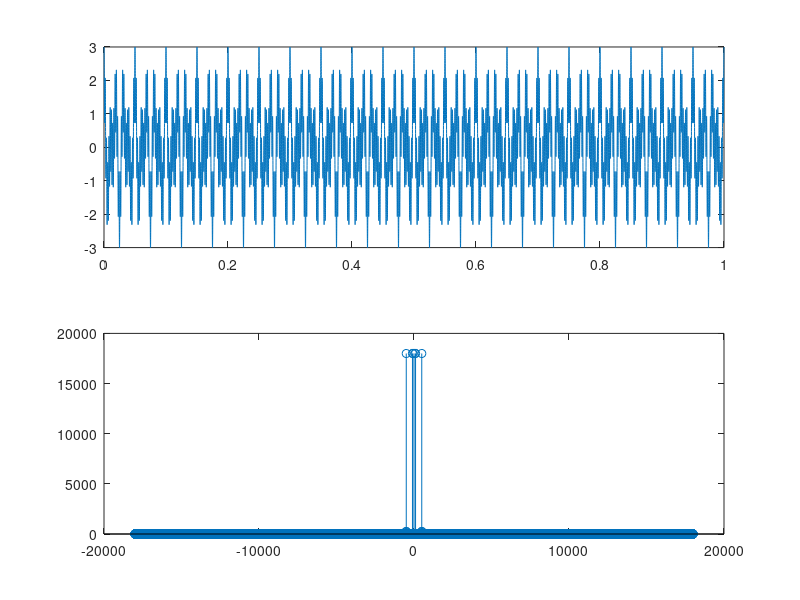

Reproduce this figure in MATLAB.
clc;
clear all;
close all;
format shorteng;

%different frequencies of sinusoids
freq1 = 60;
freq2 = 500;
freq3 = 100;

%total time duration
time = 1;

%amount of possible waves to add together
NumWaves = 3;


SamplesPerTime = 36000;             %sample rate
samples = SamplesPerTime * time;    %total samples over duration of signal
Waves = zeros(NumWaves, samples);   %Generate matrix to add sinusoids

x = linspace(0, time, samples);     %time axis
y = zeros(1, samples);              %final signal vector
FreqAxis = linspace(-SamplesPerTime/2, SamplesPerTime/2, samples);  %frequency axis

Waves(1,:) = cos(2 * pi * freq1 * x(1:samples));    %first sinusoid
Waves(2,:) = cos(2 * pi * freq2 * x(1:samples));    %second sinusoid
Waves(3,:) = cos(2 * pi * freq3 * x(1:samples));    %third sinusoid

%add the different sinusoids into one signal
for p = 1:NumWaves
    y(1,:) = y(1,:) + Waves(p, :);
end

%add gaussian white noise
% y(1,:) = awgn(y, -10);

subplot(2, 1, 1); 
plot(x, y);         %plot the signal in the time domain

%find the fft with signal length "samples"
%find the magnitude of the fft
%shift the 0 frequency to the center of the spectrum
z = fftshift(abs(fft(y, samples)));     

subplot(2, 1, 2);

%plot the fourier magnitude spectrum
stem(FreqAxis, z);













